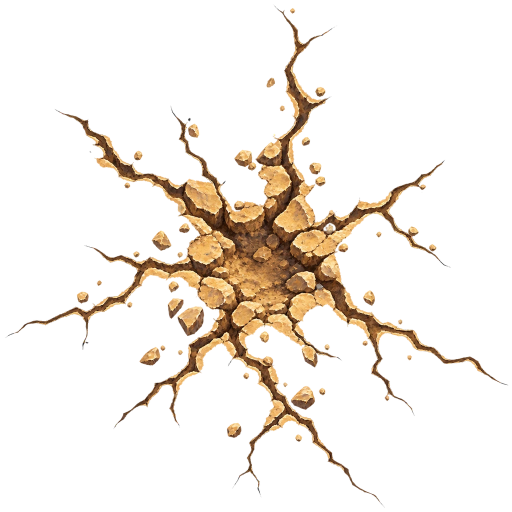
#> input picture terrain/assets/fx/crater_col.webp, 1024 x 1024 px (shown at 1/2 size); its folder holds only this picture in this run
$ python decal_import.py ../../terrain/assets/fx/crater_col.webp ../../terrain/assets/fx/gouge2_col.webp ../../terrain/assets/fx/rockup_col.webp
#> lines starting #> are read from the running program, lines starting #| are printed output that depends on the picture; after the words box and inside, x2 and y2 are one past the last pixel; in counts of white or black regions, pixels touching at a corner belong together
# 画像AI（GPT）が描いた地割れ・えぐれ跡（透過 PNG の色の絵）を、WebGL のデカールの素材にする。Skill sa-battle-fx-check の「表現の約束」。
# 出力：<名前>_col.webp（色と透明度。縁のゴミを掃除）と <名前>_dat.png（シェーダー用のデータ：R＝深さ〈閉じる順〉、G＝現れる順、B＝割れの溝〈光る所〉）
# 使い方（リポジトリ直下で）:
#   python3 battle/tools/decal_import.py <入力.png> <名前> radial   … 中心から放射（クレーター。現れる順＝中心からの距離）
#   python3 battle/tools/decal_import.py <入力.png> <名前> line     … 左→右に走る跡（えぐれ跡。現れる順＝左からの位置。右が踏み込み）
#   python3 battle/tools/decal_import.py <入力.png> <名前> sprite   … 地面から立ち上がる絵（盛り上がる岩）。色の絵だけ
#   出力先は terrain/assets/fx/。radial・sprite は 1024 角、line は 1536×512 に収める。
import sys, numpy as np
from PIL import Image, ImageFilter

src, name, kind = sys.argv[1], sys.argv[2], sys.argv[3]
im = Image.open(src).convert('RGBA'); a = np.asarray(im).astype(np.float32)
#> further down, im is the input picture: PIL image 1024x1024 RGBA; mean R, G, B, A 34.6, 26.5, 17.7, 35.6
al = a[..., 3]
# 1) 縁のゴミ：ほぼ透明な画素（透明度 < 48）は捨てる（画像AIの透過で、ここに赤・黄の色が残る）。残りの透明度は広げ直す
al = np.clip((al - 48) / (255 - 48), 0, 1)
# 2) 縁の色のにじみ：半透明の画素の色を、近くの不透明な色で置き換える（白・黒・赤のふちを出さない）
opq = al > 0.85; rgb = a[..., :3].copy()
#> after `opq = al > 0.85`:
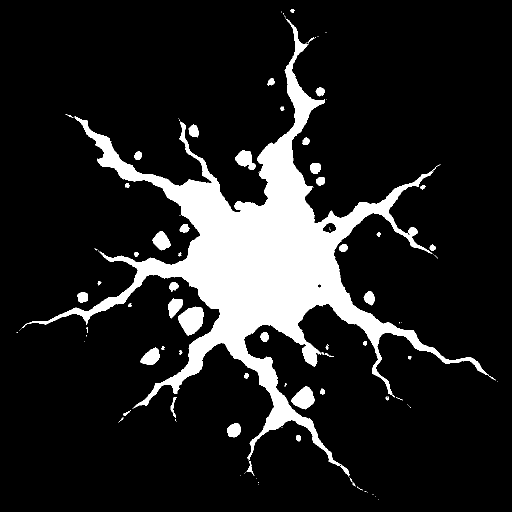
#> opq: shape (1024, 1024) bool (shown at 1/2 size); 13.4% white; 120 white regions (73 under 20 px), largest, box (x1, y1, x2, y2) and area: (43, 38, 978, 953) 128023, (356, 613, 407, 671) 2044, (583, 773, 629, 819) 1365
blur_w = Image.fromarray((opq * 255).astype(np.uint8)).filter(ImageFilter.GaussianBlur(3)); bw = np.asarray(blur_w, np.float32) / 255
blur_c = np.stack([np.asarray(Image.fromarray((a[..., i] * opq).astype(np.uint8)).filter(ImageFilter.GaussianBlur(3)), np.float32) for i in range(3)], -1)
fill = blur_c / np.maximum(bw[..., None], 1e-3); semi = (al > 0) & ~opq
#> after `fill = blur_c / np.maximum(bw[..., None], 0.001)`:
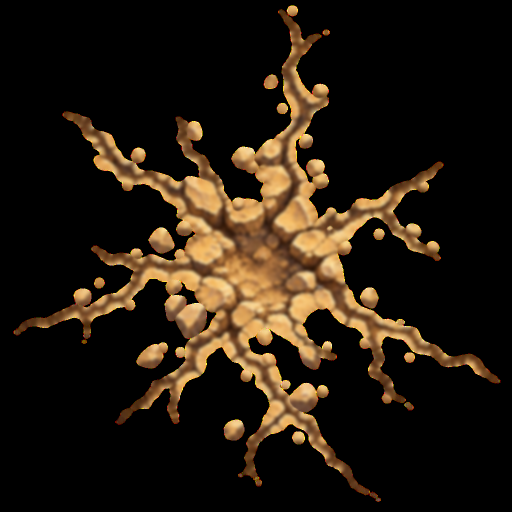
#> fill: shape (1024, 1024, 3) float32 (shown at 1/2 size); mean R, G, B 36.4, 26.4, 15.3
#> after `semi = (al > 0) & ~opq`:
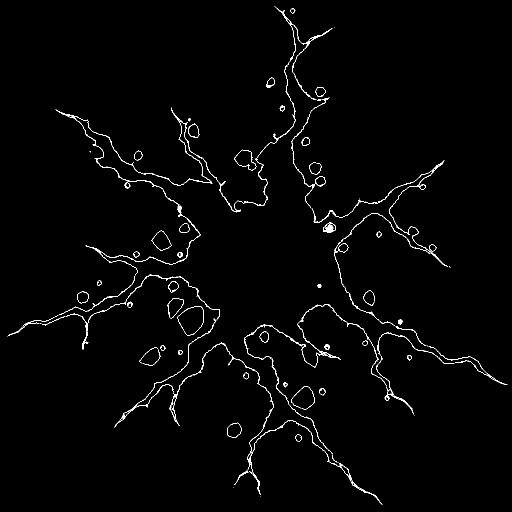
#> semi: shape (1024, 1024) bool (shown at 1/2 size); 1.4% white in thin lines or dots
rgb[semi] = fill[semi]
# 3) 中身の範囲で切り抜き、決まった大きさに
ys, xs = np.where(al > 0); y0, y1, x0, x1 = ys.min(), ys.max() + 1, xs.min(), xs.max() + 1
#> after `y0, y1, x0, x1 = (ys.min(), ys.max() + 1, xs.min(), xs.max() + 1)`: y0 = 12; y1 = 1010; x0 = 15; x1 = 1015
pad = 8; y0, x0 = max(0, y0 - pad), max(0, x0 - pad); y1, x1 = min(al.shape[0], y1 + pad), min(al.shape[1], x1 + pad)
#> after `y0, x0 = (max(0, y0 - pad), max(0, x0 - pad))`: y0 = 4; x0 = 7
#> after `y1, x1 = (min(al.shape[0], y1 + pad), min(al.shape[1], x1 + pad))`: y1 = 1018; x1 = 1023
col = np.dstack([rgb, al[..., None] * 255])[y0:y1, x0:x1]
W, H = (1024, 1024) if kind in ('radial', 'sprite') else (1536, 512)
ci = Image.fromarray(np.clip(col, 0, 255).astype(np.uint8), 'RGBA'); h0, w0 = ci.size[1], ci.size[0]
s = min(W / w0, H / h0); ci = ci.resize((max(1, int(w0 * s)), max(1, int(h0 * s))), Image.LANCZOS)
out = Image.new('RGBA', (W, H), (0, 0, 0, 0)); out.paste(ci, ((W - ci.size[0]) // 2, (H - ci.size[1]) // 2)); out.save(f'terrain/assets/fx/{name}_col.webp', 'WEBP', quality=92, method=6)
#> after `out.paste(ci, ((W - ci.size[0]) // 2, (H - ci.size[1]) // 2))`:
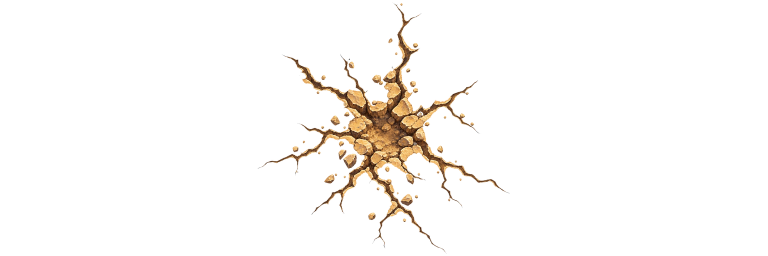
#> out: PIL image 1536x512 RGBA (shown at 1/2 size); mean R, G, B, A 10, 7.3, 4.3, 11.9; transparent parts drawn white
if kind == 'sprite': print(name, out.size, '（立ち上がる絵：色だけ）'); sys.exit(0)  # sprite＝地面から立ち上がる絵（岩など）。データの絵は要らない
o = np.asarray(out).astype(np.float32); A = o[..., 3] / 255; lum = (o[..., 0] * .3 + o[..., 1] * .59 + o[..., 2] * .11) / 255
# 4) データの絵
# R＝深さ：縁から内へ（縮めながら重ねる）。細い所・縁から先に閉じる
m = Image.fromarray((A > 0.5).astype(np.uint8) * 255); acc = np.zeros_like(A); cur = m; K = 12
for k in range(K): acc += np.asarray(cur, np.float32) / 255; cur = cur.filter(ImageFilter.MinFilter(3))
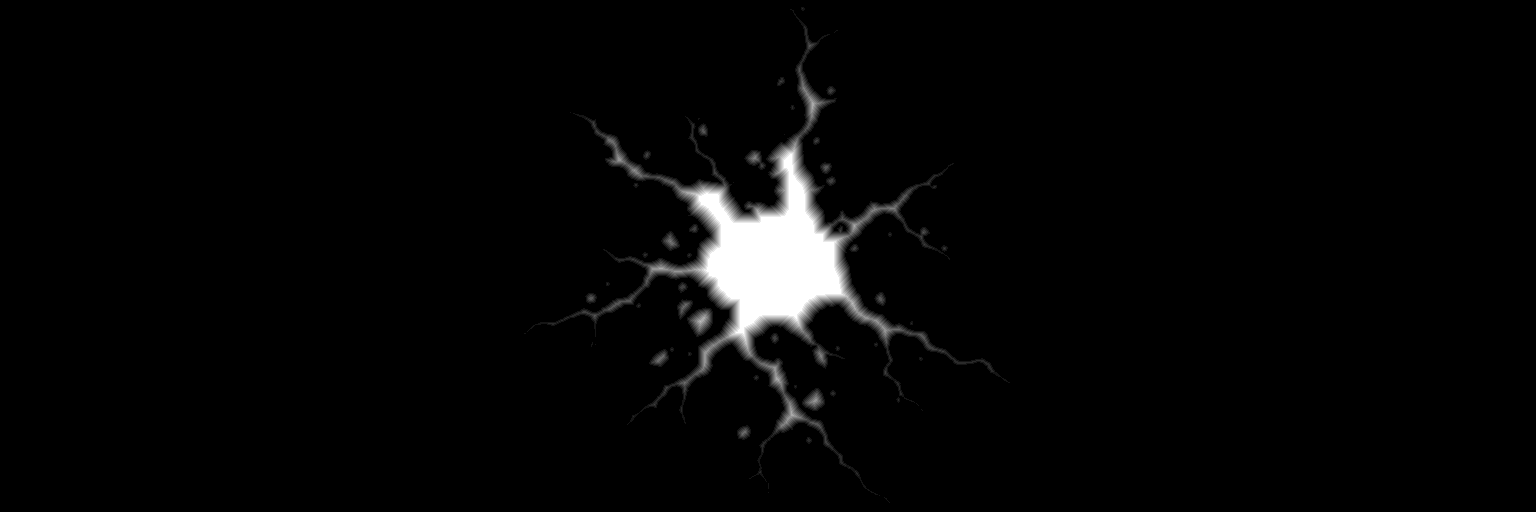
#> acc: shape (512, 1536) float32; min 0, max 12, mean 0.3; drawn with min black and max white
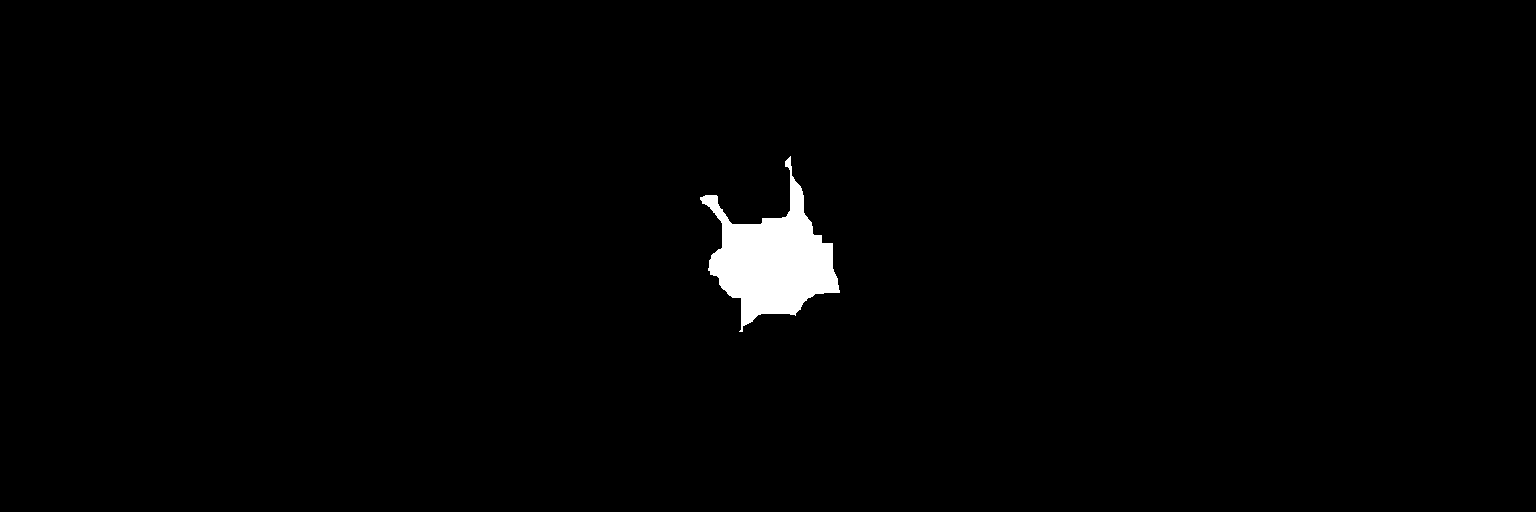
#> cur: PIL image 1536x512 L; 1.3% white; 1 white region, box (x1, y1, x2, y2) and area: (700, 156, 840, 332) 10607
R = np.clip(acc / K * 1.4, 0, 1) * (A > 0.02)
# G＝現れる順：放射＝中心からの距離（＋むら）、走る跡＝左からの位置
yy, xx = np.mgrid[0:H, 0:W].astype(np.float32)
nz = np.asarray(Image.effect_noise((W, H), 60).filter(ImageFilter.GaussianBlur(6)), np.float32) / 255
if kind == 'radial':
    cy, cx = (yy * A).sum() / A.sum(), (xx * A).sum() / A.sum(); d = np.hypot(xx - cx, yy - cy); G = d / max(1, np.percentile(d[A > 0.5], 99))
else:
    G = xx / W
G = np.clip(G * 0.92 + (nz - 0.5) * 0.12, 0, 1)
# B＝割れの溝：絵の暗い所（割れ目の奥）。ここが光って冷める
B = np.clip((0.42 - lum) / 0.3, 0, 1) * A
dat = np.dstack([R, np.where(A > 0.02, G, 1.0), B]); Image.fromarray((dat * 255).astype(np.uint8), 'RGB').save(f'terrain/assets/fx/{name}_dat.png')
#> after `dat = np.dstack([R, np.where(A > 0.02, G, 1.0), B])`:
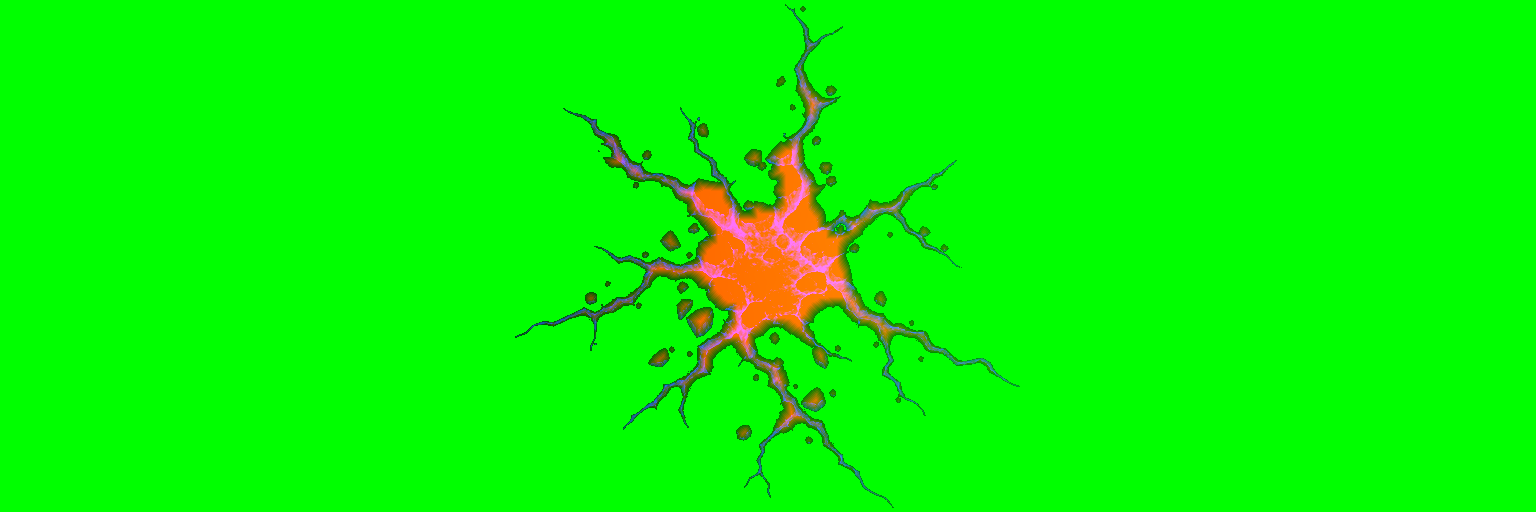
#> dat: shape (512, 1536, 3) float32; mean of channels 0, 1, 2 0.0288, 0.971, 0.00971; drawn as R, G, B
print(name, out.size, '不透明', round(float((A > 0.5).mean()), 3), '溝', round(float((B > 0.3).mean()), 3))
#| ../../terrain/assets/fx/gouge2_col.webp (1536, 512) 不透明 0.048 溝 0.014

$ run again, on terrain/assets/fx/gouge2_col.webp
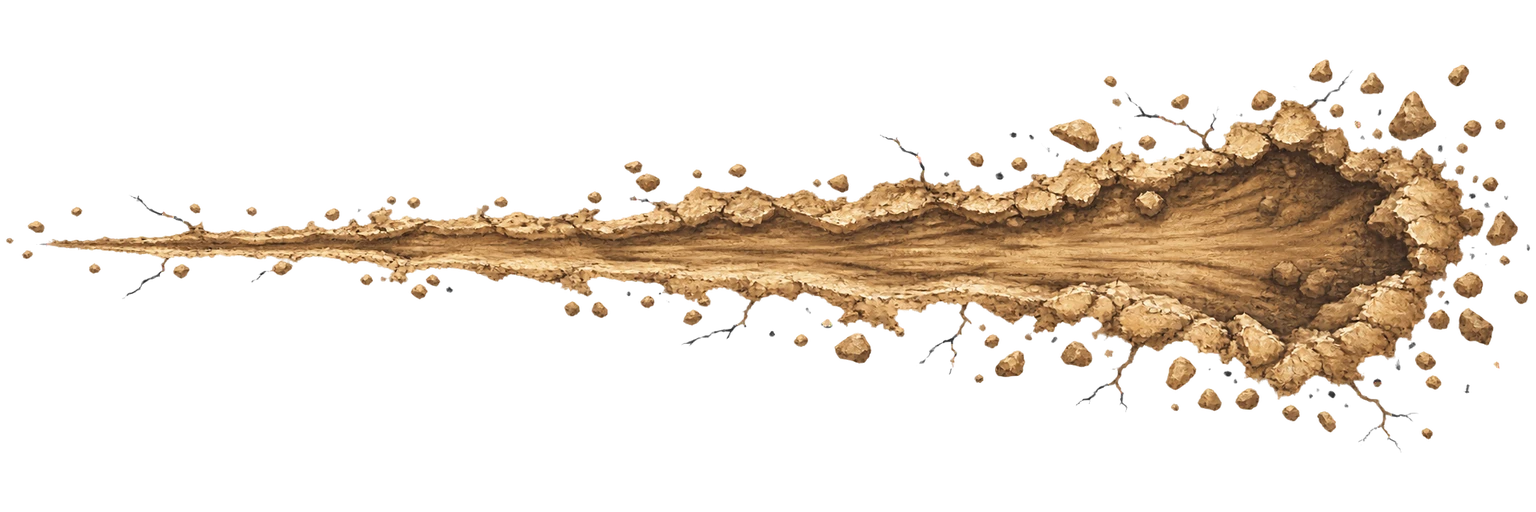
#> input picture terrain/assets/fx/gouge2_col.webp, 1536 x 512 px
#> im is the input picture: PIL image 1536x512 RGBA; mean R, G, B, A 47.4, 36.2, 24.4, 54.6
#> opq: shape (512, 1536) bool; 20.9% white; 109 white regions (46 under 20 px), largest, box (x1, y1, x2, y2) and area: (52, 101, 1483, 395) 151060, (1390, 92, 1435, 140) 1314, (1050, 120, 1099, 151) 932
#> semi: shape (512, 1536) bool; 1.6% white in thin lines or dots, all inside (x1, y1, x2, y2) = (6, 59, 1530, 449)
#> `rgb[semi] = fill[semi]`:
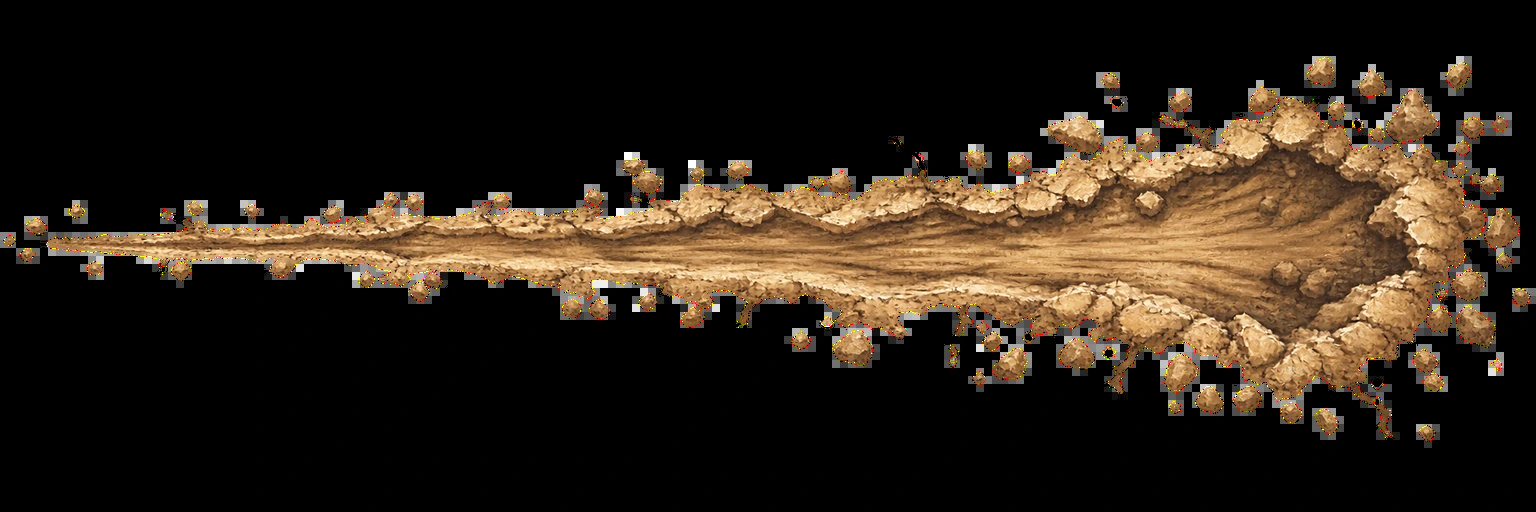
#> rgb: shape (512, 1536, 3) float32; mean R, G, B 47.3, 36.2, 24.4
#> `y0, y1, x0, x1 = (ys.min(), ys.max() + 1, xs.min(), xs.max() + 1)`: y0 = 59; y1 = 449; x0 = 6; x1 = 1530
#> `y0, x0 = (max(0, y0 - pad), max(0, x0 - pad))`: y0 = 51; x0 = 0
#> `y1, x1 = (min(al.shape[0], y1 + pad), min(al.shape[1], x1 + pad))`: y1 = 457; x1 = 1536
#> out: PIL image 1536x512 RGBA; every value is 0
#> m: PIL image 1536x512 L; 21.7% white; 137 white regions (56 under 20 px), largest, box (x1, y1, x2, y2) and area: (48, 102, 1484, 438) 154663, (1389, 93, 1436, 142) 1393, (1050, 121, 1099, 154) 990
#> `dat = np.dstack([R, np.where(A > 0.02, G, 1.0), B])`:
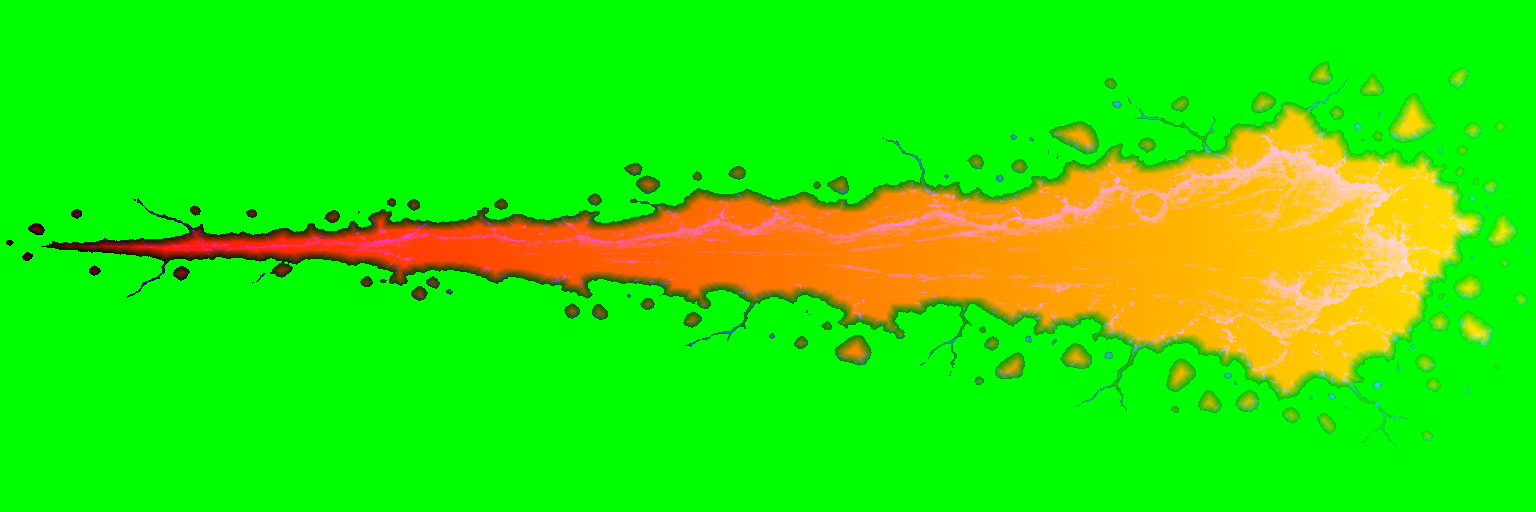
#> dat: shape (512, 1536, 3) float32; mean of channels 0, 1, 2 0.182, 0.912, 0.0221; drawn as R, G, B
#| ../../terrain/assets/fx/gouge2_col.webp (1536, 512) 不透明 0.217 溝 0.032
